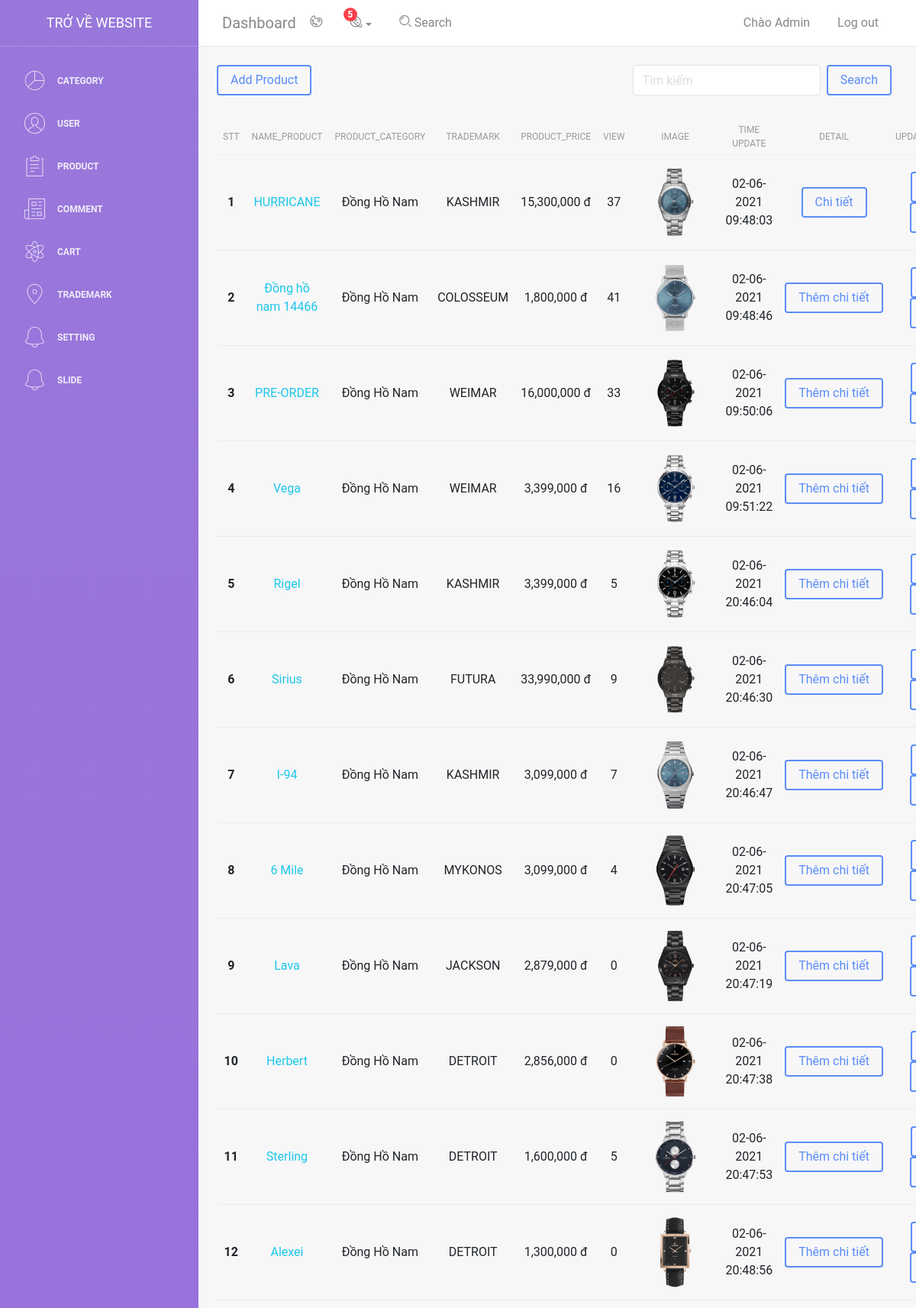
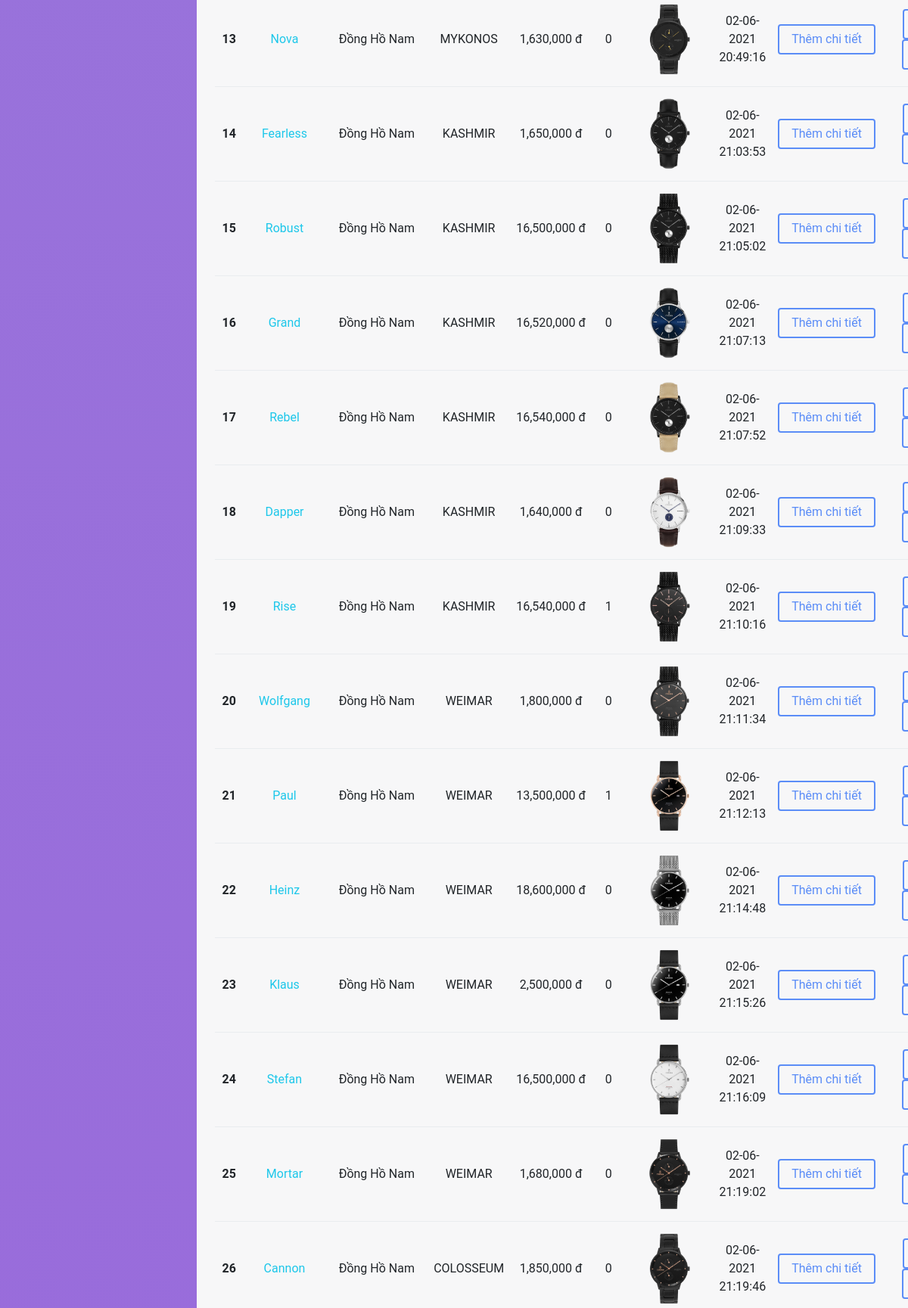
The page /admin/light-bootstrap-dashboard-master/examples/product.php?q=product (signed in, upper part) on the database its author committed (2 pictures, top to bottom).
### tables this page shows
CREATE TABLE `users` (
  `id_user` int(11) NOT NULL,
  `name` varchar(50) NOT NULL,
  `email` text NOT NULL,
  `phone` int(11) NOT NULL,
  `address` text NOT NULL,
  `password` text NOT NULL,
  `image` text NOT NULL,
  `admin` bit(1) NOT NULL,
  `time` text NOT NULL,
  `time_update` text NOT NULL
);

CREATE TABLE `products` (
  `id_product` int(11) NOT NULL,
  `id_category` int(11) NOT NULL,
  `name_product` text NOT NULL,
  `product_detail` varchar(50) NOT NULL,
  `product_category` text NOT NULL,
  `product_trademark` varchar(50) NOT NULL,
  `id_trademark` int(11) NOT NULL,
  `product_price` int(11) NOT NULL,
  `view` int(11) NOT NULL,
  `image` text NOT NULL,
  `time_old` text NOT NULL,
  `time_update` text NOT NULL
);

### admin/light-bootstrap-dashboard-master/examples/product_show.php (the view)
  <?php
      if (isset($_COOKIE['user'])) {
        $email = $_COOKIE['user'];
        $sql_user = "SELECT * FROM `users` WHERE `email` = '$email'";
        $result_user = $conn->query($sql_user);
        if ($result_user->num_rows > 0) {
          while ($row_user = $result_user->fetch_assoc()) {
            $admin = $row_user['admin'];
          }
        }
        if ($admin == 1) {
      echo '<div class="d-flex justify-content-between">
      <div class="m-4">
          <a class="btn btn-primary" href="product.php?q=them">Add Product</a>
      </div>
      <div class="search m-4">
        <form method="post" action="" class="d-flex">
          <div class="me-2">
            <input type="text" required placeholder="Tìm kiếm" name="search" class="form-control" id="exampleInputEmail1" aria-describedby="emailHelp">
          </div>
          <button type="submit" name="submit_search" class="btn mx-2 btn-primary">Search</button>
        </form>
      </div>
    </div>
    <table class="table mx-4">
      <thead>
        <tr class="update">
          <th style="text-align: center !important;">STT</th>
          <th style="text-align: center !important;">Name_product</th>
          <th style="text-align: center !important;">Product_category</th>
          <th style="text-align: center !important;">Trademark</th>
          <th style="text-align: center !important;">Product_price</th>
          <th style="text-align: center !important;">View</th>
          <th style="text-align: center !important;">Image</th>
          <th style="text-align: center !important;">Time Update</th>
          <th style="text-align: center !important;">Detail</th>
          <th style="text-align: center !important;">Update/Delete</th>
        </tr>
      </thead>
      <tbody>';
      if(isset($_POST['submit_search'])){
        $search = $_POST['search'];
        $tim = "SELECT * FROM `products` WHERE `name_product` LIKE '%$search%'";
        $result_search = $conn->query($tim);
        $dem=1;
        if($result_search->num_rows > 0){
          while($row_search = $result_search->fetch_assoc()){
            echo '<tr>
                <th style="text-align: center !important;" scope="row">'.$dem.'</th>
                <td style="text-align: center !important;"><a href="../../../sanpham.php?id='.$row_search['id_product'].'">'.$row_search['name_product'].'</a></td>
                <td style="text-align: center">'.$row_search['product_category'].'</td>
                <td style="text-align: center">'.$row_search['product_trademark'].'</td>
                <td style="text-align: center !important;">'.number_format($row_search['product_price']).' đ</td>
                <td style="text-align: center !important;">'.$row_search['view'].'</td>
                <td style="text-align: center !important;"><img width="100px" src="images/product/'.$row_search['image'].'" alt=""></td>
                <td style="text-align: center !important;">'.$row_search['time_update'].'</td>';
                $sql1 = "SELECT * FROM `product_detail` WHERE `id_product`=".$row_search['id_product']."";
                $result1 = $conn->query($sql1);
                if($result1->num_rows > 0){
                  echo '<th style="text-align: center !important"><a class="btn btn-primary" href="product_detail.php?id='.$row_search['id_product'].'">Chi tiết</a></th>';
                }else{
                  echo '<th style="text-align: center !important"><a class="btn btn-primary" href="product_detail_add.php?id='.$row_search['id_product'].'">Thêm chi tiết</a></th>';
                }
                echo '<td style="text-align: center !important;"><a href="product_delete.php?id='.$row_search['id_product'].'" onclick="return confirm(\'Bạn có muốn xóa không ?\')"><i class="fas mx-1 btn btn-primary fa-times-circle"></i></a><a href="product_update.php?q=sua&id='.$row_search['id_product'].'"><i class="mx-1 btn btn-primary fas fa-edit"></i></a></td>
              </tr>';
              $dem++;
          }
        }
        else{
          echo '<div class="alert alert-danger" role="alert">
            <p class="m-0">Kết quả tìm kiếm không có!!!</p>
          </div>';
        }
      }else{
        include 'db.php';
        $sql = "SELECT * FROM `products` ORDER BY `product_category`";
        $result = $conn->query($sql);
        $dem=1;
        if($result->num_rows > 0){
            while ($row = $result->fetch_assoc()){
                echo '<tr>
                <th style="text-align: center !important;" scope="row">'.$dem.'</th>
                <td style="text-align: center !important;"><a href="../../../sanpham.php?id='.$row['id_product'].'">'.$row['name_product'].'</a></td>
                <td style="text-align: center">'.$row['product_category'].'</td>
                <td style="text-align: center">'.$row['product_trademark'].'</td>
                <td style="text-align: center !important;">'.number_format($row['product_price']).' đ</td>
                <td style="text-align: center !important;">'.$row['view'].'</td>
                <td style="text-align: center !important;"><img width="100px" src="images/product/'.$row['image'].'" alt=""></td>
                <td style="text-align: center !important;">'.$row['time_update'].'</td>';
                $sql1 = "SELECT * FROM `product_detail` WHERE `id_product`=".$row['id_product']."";
                $result1 = $conn->query($sql1);
                if($result1->num_rows > 0){
                  echo '<th style="text-align: center !important"><a class="btn btn-primary" href="product_detail.php?id='.$row['id_product'].'">Chi tiết</a></th>';
                }else{
                  echo '<th style="text-align: center !important"><a class="btn btn-primary" href="product_detail_add.php?id='.$row['id_product'].'">Thêm chi tiết</a></th>';
                }
                echo '<td style="text-align: center !important;"><a href="product_delete.php?id='.$row['id_product'].'" onclick="return confirm(\'Bạn có muốn xóa không ?\')"><i class="fas mx-1 btn btn-primary fa-times-circle"></i></a><a href="product_update.php?q=sua&id='.$row['id_product'].'"><i class="mx-1 btn btn-primary fas fa-edit"></i></a></td>
              </tr>';
              $dem++;
            }
        }
      }
        }else {
          echo '<div class="alert mx-auto mt-5 alert-danger">
                <span>Bạn không phải admin!!!</span>
            </div>';
        }
      }
    ?>
  </tbody>
</table>

### admin/light-bootstrap-dashboard-master/examples/header.php (shortened to what this page needs)
<!DOCTYPE html>
<html lang="en">
<head>
    <link rel="stylesheet" href="https://cdnjs.cloudflare.com/ajax/libs/font-awesome/5.15.3/css/all.min.css" />
    <link href="../assets/css/bootstrap.min.css" rel="stylesheet" />
    <link href="../assets/css/light-bootstrap-dashboard.css?v=2.0.0 " rel="stylesheet" />
    <link href="../assets/css/demo.css?v=<?php echo time(); ?>" rel="stylesheet" />
</head>
<body>
    <div class="wrapper">
        <div class="sidebar" data-image="../assets/img/sidebar-5.jpg">
            <div class="sidebar-wrapper">
                <div class="logo">
                    <a href="../../../index.php" class="simple-text">
                        Trở về website
                    </a>
                </div>
                <ul class="nav">
                    <li class="nav-item">
                        <a class="nav-link" href="category.php?q=category">
                            <i class="nc-icon nc-chart-pie-35"></i>
                            <p>Category</p>
                        </a>
                    </li>
                    <li>
                        <a class="nav-link" href="user.php?q=user">
                            <i class="nc-icon nc-circle-09"></i>
                            <p>User </p>
                        </a>
                    </li>
                    <li>
                        <a class="nav-link" href="product.php?q=product">
                            <i class="nc-icon nc-notes"></i>
                            <p>Product</p>
                        </a>
                    </li>
                    <li>
                        <a class="nav-link" href="./comment.php">
                            <i class="nc-icon nc-paper-2"></i>
                            <p>Comment</p>
                        </a>
                    </li>
                    <li>
                        <a class="nav-link" href="cart.php">
                            <i class="nc-icon nc-atom"></i>
                            <p>Cart</p>
                        </a>
                    </li>
                    <li>
                        <a class="nav-link" href="trademark.php">
                            <i class="nc-icon nc-pin-3"></i>
                            <p>Trademark</p>
                        </a>
                    </li>
                    <li>
                        <a class="nav-link" href="setting.php">
                            <i class="nc-icon nc-bell-55"></i>
                            <p>Setting</p>
                        </a>
                    </li>
                    <li>
                        <a class="nav-link" href="slide.php">
                            <i class="nc-icon nc-bell-55"></i>
                            <p>Slide</p>
                        </a>
                    </li>
                </ul>
            </div>
        </div>
        <div class="main-panel">
            <nav class="navbar navbar-expand-lg " color-on-scroll="500">
                <div class="container-fluid">
                    <a class="navbar-brand" href="#pablo"> Dashboard </a>
                    <div class="collapse navbar-collapse justify-content-end" id="navigation">
                        <ul class="nav navbar-nav mr-auto">
                            <li class="nav-item">
                                <a href="#" class="nav-link" data-toggle="dropdown">
                                    <i class="nc-icon nc-palette"></i>
                                </a>
                            </li>
                            <li class="dropdown nav-item">
                                <a href="#" class="dropdown-toggle nav-link" data-toggle="dropdown">
                                    <i class="nc-icon nc-planet"></i>
                                    <span class="notification">5</span>
                                </a>
                            </li>
                            <li class="nav-item">
                                <a href="#" class="nav-link">
                                    <i class="nc-icon nc-zoom-split"></i>
                                    <span class="d-lg-block">&nbsp;Search</span>
                                </a>
                            </li>
                        </ul>
                        <ul class="navbar-nav ml-auto">
                            <li class="nav-item">
                                <?php
                                    include 'db.php';
                                    if(isset($_COOKIE['user'])){
                                        $email = $_COOKIE['user'];
                                        $sql = "SELECT * FROM `users` WHERE `email` = '$email'";
                                        $result = $conn->query($sql);
                                        if($result->num_rows > 0){
                                            while ($row = $result->fetch_assoc()){
                                                echo '
                                                        <a class="nav-link" href="user.php">
                                                        <span class="no-icon">Chào Admin</span>
                                                    </a>
                                                ';
                                            }
                                        }
                                    }
                                ?>
                            </li>
                            <li class="nav-item">
                                <?php
                                    if(isset($_COOKIE['user'])){
                                        echo '<a class="nav-link" href="dangxuat.php">
                                        <span class="no-icon">Log out</span>
                                    </a>';
                                    }else{
                                        echo '<a class="nav-link" href="../../../login.php">
                                        <span class="no-icon">Đăng nhập</span>
                                    </a>';
                                    }
                                ?>
                            </li>
                        </ul>
                    </div>
                </div>
            </nav>

### rows shown on the page
products: name_product "HURRICANE", product_category "Đồng Hồ Nam", product_trademark "KASHMIR", product_price "15,300,000", view "37", image (picture), time_update "02-06-2021 09:48:03"
products: name_product "Đồng hồ nam 14466", product_category "Đồng Hồ Nam", product_trademark "COLOSSEUM", product_price "1,800,000", view "41", image (picture), time_update "02-06-2021 09:48:46"
products: name_product "PRE-ORDER", product_category "Đồng Hồ Nam", product_trademark "WEIMAR", product_price "16,000,000", view "33", image (picture), time_update "02-06-2021 09:50:06"
products: name_product "Vega", product_category "Đồng Hồ Nam", product_trademark "WEIMAR", product_price "3,399,000", view "16", image (picture), time_update "02-06-2021 09:51:22"
products: name_product "Rigel", product_category "Đồng Hồ Nam", product_trademark "KASHMIR", product_price "3,399,000", view "5", image (picture), time_update "02-06-2021 20:46:04"
products: name_product "Sirius", product_category "Đồng Hồ Nam", product_trademark "FUTURA", product_price "33,990,000", view "9", image (picture), time_update "02-06-2021 20:46:30"
products: name_product "I-94", product_category "Đồng Hồ Nam", product_trademark "KASHMIR", product_price "3,099,000", view "7", image (picture), time_update "02-06-2021 20:46:47"
products: name_product "6 Mile", product_category "Đồng Hồ Nam", product_trademark "MYKONOS", product_price "3,099,000", view "4", image (picture), time_update "02-06-2021 20:47:05"
products: name_product "Lava", product_category "Đồng Hồ Nam", product_trademark "JACKSON", product_price "2,879,000", view "0", image (picture), time_update "02-06-2021 20:47:19"
products: name_product "Herbert", product_category "Đồng Hồ Nam", product_trademark "DETROIT", product_price "2,856,000", view "0", image (picture), time_update "02-06-2021 20:47:38"
products: name_product "Sterling", product_category "Đồng Hồ Nam", product_trademark "DETROIT", product_price "1,600,000", view "5", image (picture), time_update "02-06-2021 20:47:53"
products: name_product "Alexei", product_category "Đồng Hồ Nam", product_trademark "DETROIT", product_price "1,300,000", view "0", image (picture), time_update "02-06-2021 20:48:56"
products: name_product "Nova", product_category "Đồng Hồ Nam", product_trademark "MYKONOS", product_price "1,630,000", view "0", image (picture), time_update "02-06-2021 20:49:16"
products: name_product "Fearless", product_category "Đồng Hồ Nam", product_trademark "KASHMIR", product_price "1,650,000", view "0", image (picture), time_update "02-06-2021 21:03:53"
products: name_product "Robust", product_category "Đồng Hồ Nam", product_trademark "KASHMIR", product_price "16,500,000", view "0", image (picture), time_update "02-06-2021 21:05:02"
products: name_product "Grand", product_category "Đồng Hồ Nam", product_trademark "KASHMIR", product_price "16,520,000", view "0", image (picture), time_update "02-06-2021 21:07:13"
products: name_product "Rebel", product_category "Đồng Hồ Nam", product_trademark "KASHMIR", product_price "16,540,000", view "0", image (picture), time_update "02-06-2021 21:07:52"
products: name_product "Dapper", product_category "Đồng Hồ Nam", product_trademark "KASHMIR", product_price "1,640,000", view "0", image (picture), time_update "02-06-2021 21:09:33"
products: name_product "Rise", product_category "Đồng Hồ Nam", product_trademark "KASHMIR", product_price "16,540,000", view "1", image (picture), time_update "02-06-2021 21:10:16"
products: name_product "Wolfgang", product_category "Đồng Hồ Nam", product_trademark "WEIMAR", product_price "1,800,000", view "0", image (picture), time_update "02-06-2021 21:11:34"
products: name_product "Paul", product_category "Đồng Hồ Nam", product_trademark "WEIMAR", product_price "13,500,000", view "1", image (picture), time_update "02-06-2021 21:12:13"
products: name_product "Heinz", product_category "Đồng Hồ Nam", product_trademark "WEIMAR", product_price "18,600,000", view "0", image (picture), time_update "02-06-2021 21:14:48"
products: name_product "Klaus", product_category "Đồng Hồ Nam", product_trademark "WEIMAR", product_price "2,500,000", view "0", image (picture), time_update "02-06-2021 21:15:26"
products: name_product "Stefan", product_category "Đồng Hồ Nam", product_trademark "WEIMAR", product_price "16,500,000", view "0", image (picture), time_update "02-06-2021 21:16:09"
products: name_product "Mortar", product_category "Đồng Hồ Nam", product_trademark "WEIMAR", product_price "1,680,000", view "0", image (picture), time_update "02-06-2021 21:19:02"
products: name_product "Cannon", product_category "Đồng Hồ Nam", product_trademark "COLOSSEUM", product_price "1,850,000", view "0", image (picture), time_update "02-06-2021 21:19:46"
